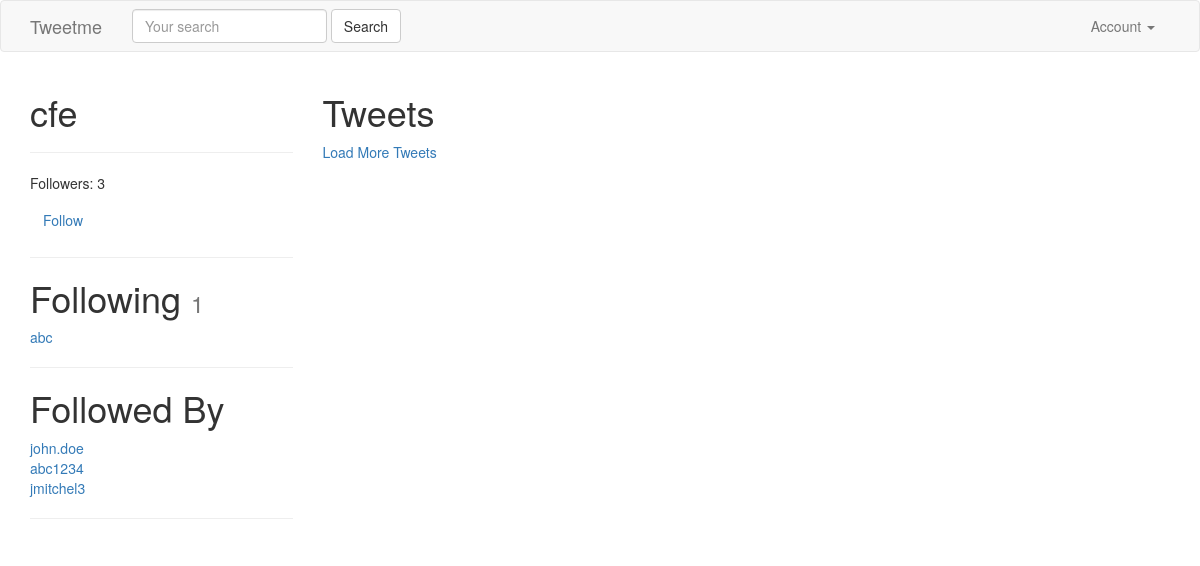
Screenshot of /cfe/ (signed in) with the database file from the repository.
### accounts/models.py (models this page shows, shortened)
class UserProfile(models.Model):
    user        = models.OneToOneField(settings.AUTH_USER_MODEL, related_name='profile') # user.profile
    following   = models.ManyToManyField(settings.AUTH_USER_MODEL, blank=True, related_name='followed_by')
    objects = UserProfileManager() # UserProfile.objects.all()
    def get_following(self):
        users  = self.following.all() # User.objects.all().exclude(username=self.user.username)
        return users.exclude(username=self.user.username)
    def get_follow_url(self):
        return reverse_lazy("profiles:follow", kwargs={"username":self.user.username})
    def get_absolute_url(self):
        return reverse_lazy("profiles:detail", kwargs={"username":self.user.username})

### accounts/views.py (the view)
# urls.py: url(r'^(?P<username>[\w.@+-]+)/$', UserDetailView.as_view(), name='detail'), # /tweet/1/
class UserDetailView(DetailView):
    template_name = 'accounts/user_detail.html'
    queryset = User.objects.all()
    def get_object(self):
        return get_object_or_404(
                    User,
                    username__iexact=self.kwargs.get("username")
                    )
    def get_context_data(self, *args, **kwargs):
        context = super(UserDetailView, self).get_context_data(*args, **kwargs)
        following = UserProfile.objects.is_following(self.request.user, self.get_object())
        context['following'] = following
        context['recommended'] = UserProfile.objects.recommended(self.request.user)
        return context

### accounts/models.py (called while the page is built)
    def all(self):
        qs = self.get_queryset().all()
        try:
            if self.instance:
                qs = qs.exclude(user=self.instance)
        except:
            pass
        return qs

    def is_following(self, user, followed_by_user):
        user_profile, created = UserProfile.objects.get_or_create(user=user)
        if created:
            return False
        if followed_by_user in user_profile.following.all():
            return True
        return False

    def recommended(self, user, limit_to=10):
        print(user)
        profile = user.profile
        following = profile.following.all()
        following = profile.get_following()
        qs = self.get_queryset().exclude(user__in=following).exclude(id=profile.id).order_by("?")[:limit_to]
        return qs

### accounts/templates/accounts/user_detail.html (shortened to what this page needs)
{% extends "base.html" %}
{% block content %}
<div class='row'>
    <div class='col-sm-3 col-xs-12'>
        <h1>{{ object.username }} </h1>
        <hr/>
        <p>Followers: {{ object.followed_by.all.count }}</p>
        <p>
            <a class='btn btn-link' href='{{ object.profile.get_follow_url }}'>
                    {% if following %}Unfollow{% else %}Follow{% endif %}
                </a>
        </p>
         <hr/>
          <h1>Following <small>{{ object.profile.get_following.count }}</small></h1>
             {% for user in object.profile.get_following %}
             <a href='/{{ user.username }}'>{{ user.username }}</a><br/>
             {% empty %}
             <h4>Not following any users</h4>
             {% endfor %}
          <hr/>
          <h1>Followed By</h1>
             {% for profile in object.followed_by.all %}
             <a href='/{{ profile.user.username }}'>{{ profile.user.username }}</a><br/>
             {% empty %}
             <h4>Not followed by any users</h4>
             {% endfor %}
          <hr/>
    </div>
    <div class='col-sm-9 col-xs-12'>
         <h1>Tweets</h1>
          <a href='#' id='loadmore'>Load More Tweets</a>
     </div>
</div>
{% endblock content %}

### rows the page displays
UserProfile: user.username "john.doe"
UserProfile: user.username "abc1234"
UserProfile: user.username "jmitchel3"

### other values shown
{{ object.username }} "cfe"
{{ object.followed_by.all.count }} "3"
{{ object.profile.get_following.count }} "1"
{{ user.username }} "abc"
